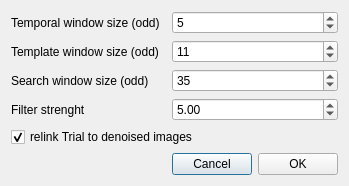
<?xml version="1.0" encoding="UTF-8"?>
<ui version="4.0">
 <class>DenoiseDialog</class>
 <widget class="QDialog" name="DenoiseDialog">
  <property name="geometry">
   <rect>
    <x>0</x>
    <y>0</y>
    <width>319</width>
    <height>172</height>
   </rect>
  </property>
  <property name="sizePolicy">
   <sizepolicy hsizetype="Preferred" vsizetype="Maximum">
    <horstretch>0</horstretch>
    <verstretch>0</verstretch>
   </sizepolicy>
  </property>
  <property name="windowTitle">
   <string>Denoise Image Sequence</string>
  </property>
  <layout class="QGridLayout" name="gridLayout_4">
   <item row="1" column="2" colspan="2">
    <widget class="QSpinBox" name="spinBox_templateWindowSize">
     <property name="singleStep">
      <number>2</number>
     </property>
     <property name="value">
      <number>11</number>
     </property>
    </widget>
   </item>
   <item row="2" column="0">
    <widget class="QLabel" name="label_5">
     <property name="text">
      <string>Search window size (odd)</string>
     </property>
    </widget>
   </item>
   <item row="3" column="0">
    <widget class="QLabel" name="label_3">
     <property name="text">
      <string>Filter strenght</string>
     </property>
    </widget>
   </item>
   <item row="1" column="0">
    <widget class="QLabel" name="label_2">
     <property name="text">
      <string>Template window size (odd)</string>
     </property>
    </widget>
   </item>
   <item row="5" column="2">
    <widget class="QPushButton" name="pushButtonCancel">
     <property name="text">
      <string>Cancel</string>
     </property>
    </widget>
   </item>
   <item row="0" column="2" colspan="2">
    <widget class="QSpinBox" name="spinBox_temporalWindowSize">
     <property name="singleStep">
      <number>2</number>
     </property>
     <property name="value">
      <number>5</number>
     </property>
    </widget>
   </item>
   <item row="0" column="0">
    <widget class="QLabel" name="label">
     <property name="text">
      <string>Temporal window size (odd)</string>
     </property>
    </widget>
   </item>
   <item row="3" column="2" colspan="2">
    <widget class="QDoubleSpinBox" name="doubleSpinBox_FilterStrength">
     <property name="singleStep">
      <double>0.100000000000000</double>
     </property>
     <property name="value">
      <double>5.000000000000000</double>
     </property>
    </widget>
   </item>
   <item row="2" column="2" colspan="2">
    <widget class="QSpinBox" name="spinBox_searchWindowSize">
     <property name="singleStep">
      <number>2</number>
     </property>
     <property name="value">
      <number>35</number>
     </property>
    </widget>
   </item>
   <item row="5" column="3">
    <widget class="QPushButton" name="pushButtonOK">
     <property name="text">
      <string>OK</string>
     </property>
    </widget>
   </item>
   <item row="5" column="0" colspan="2">
    <spacer name="horizontalSpacer">
     <property name="orientation">
      <enum>Qt::Horizontal</enum>
     </property>
     <property name="sizeHint" stdset="0">
      <size>
       <width>40</width>
       <height>20</height>
      </size>
     </property>
    </spacer>
   </item>
   <item row="4" column="0" colspan="4">
    <widget class="QCheckBox" name="checkBox_RelinkTrial">
     <property name="text">
      <string>relink Trial to denoised images</string>
     </property>
     <property name="checked">
      <bool>true</bool>
     </property>
    </widget>
   </item>
  </layout>
 </widget>
 <resources/>
 <connections/>
</ui>
